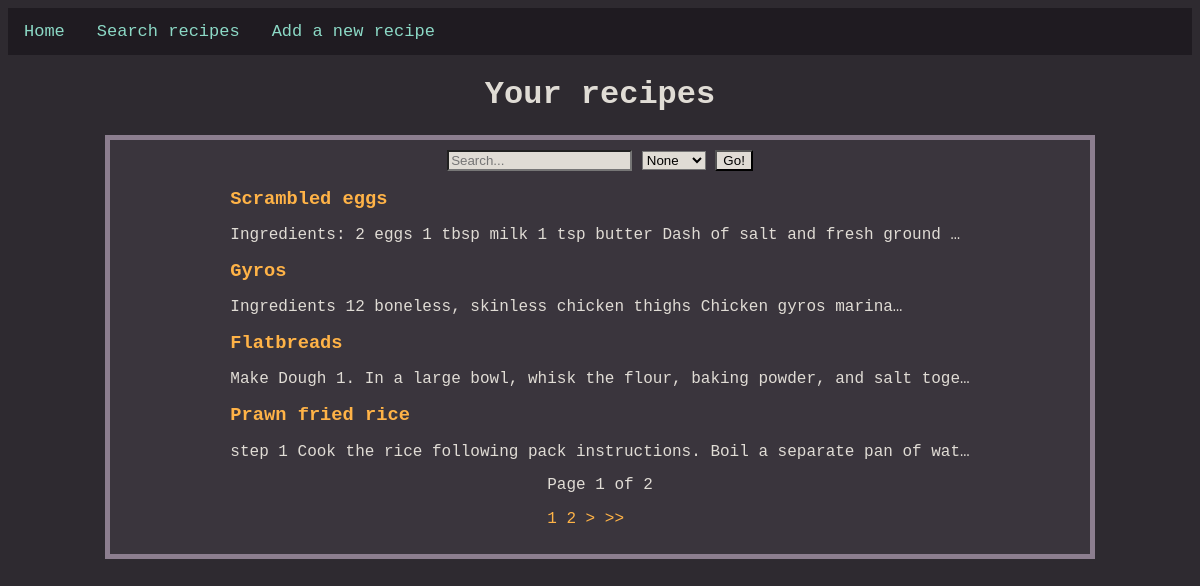
The app's page /recipes/ with its own data.
### recipesMain/models.py (models this page shows, shortened)
class recipe(models.Model):
    recipeId = models.BigAutoField(primary_key = True)
    title = models.CharField(max_length = 50)
    ingredients = models.TextField()
    body = models.TextField()
    tag = models.ManyToManyField(category, db_column = "categoryTitle")
    class Meta:
        db_table = "recipe"

### recipesMain/views.py (the view)
# urls.py: path("", views.listRecipesView, name="listRecipesView"),
def listRecipesView(request):
    categories = category.objects.all()
    q = request.GET.get("q", default="")
    tagDDM = request.GET.get("tagDDM", default="")
    recipesDisp = recipe.objects.filter((Q(title__icontains=q) |
                                        Q(body__icontains=q)) &
                                        Q(tag__categoryTitle__icontains=tagDDM))
    paginator = P(recipesDisp, 4)
    pageObj = paginator.get_page(request.GET.get('page'))
    return render(request, "recipeViews/recipeList.html", {"category": categories, "pageObj": pageObj})

### templates/recipeViews/recipeList.html (shortened to what this page needs)
{% extends "base.html" %}
{% load static %}
{% block content %}
<div class="centreTitle">
    <h1>Your recipes</h1>
</div>
<div class="centreColumn">
    <form class="searchbar" action="/recipes/" method="get">
        <input name="q" type="text" placeholder="Search..." />
        <select name="tagDDM">
            <option value="">None</option>
        </select>
        <input type="submit" value="Go!" />
    </form>
    <div>
        {% if pageObj %}
            {% for getdata in pageObj %}
            <article class="entry">
                <h3><a class="recipeLink" href="/recipes/{{ getdata.recipeId }}">{{ getdata.title }}</a></h3><p>{{ getdata.body | truncatechars:80 }}</p>
            </article>
            {% endfor %}
        {% else %}
            <p class="noResult">No results. Maybe you should write this one next!</p>
        {% endif %}
    </div>
    <div class="pagination">
        <span>
            Page {{ pageObj.number }} of {{ pageObj.paginator.num_pages }}
        </span>
        <p>
        {% for num in pageObj.paginator.page_range %}
            {% if page_obj.number == num %}
                <strong>{{ num }}</strong>
            {% else %}
                <a href="?page={{ num }}">{{ num }}</a>
            {% endif %}
        {% endfor %}
        {% if pageObj.has_next %}
            <a href="?page={{ pageObj.next_page_number }}">></a>
            <a href="?page={{ pageObj.paginator.num_pages }}">>></a>
        {% endif %}
        </p>
    </div>
</div>
{% endblock %}

### static/css/main.css (style rules this page uses)
:root { --retro-bg: #2e2a30; --retro-container-bg: #3a353d; --retro-accent: #ffb347; --retro-accent-dark: #b36b00; --retro-text: #e0dcd5; --retro-link: #8cd9c6; --retro-hover: #ffb347; --retro-border: #8c7e8f; }
.centreColumn { width: 960px; height: 100%; padding: 10px; border: 5px solid var(--retro-border); word-break: keep-all; background-color: var(--retro-container-bg); margin: auto; display: flex; flex-direction: column; align-items: center; color: var(--retro-text); }
.centreTitle { align-items: center; text-align: center; }
.entry { line-height: 1; }
.searchbar input { background-color: var(--retro-text); }
.searchbar select { background-color: var(--retro-text); }
.pagination a { color: #ffb347; text-decoration: none; }
.recipeLink { color: #ffb347; text-decoration: none; }
body { color: var(--retro-text); background-color: var(--retro-bg); font-family: 'Lucida Console', 'Courier New', monospace; height: 100%; }

### records on screen
recipe: title "Scrambled eggs", body "Ingredients: 2 eggs 1 tbsp milk 1 tsp butter Dash of salt and fresh ground …"
recipe: title "Gyros", body "Ingredients 12 boneless, skinless chicken thighs Chicken gyros marina…"
recipe: title "Flatbreads", body "Make Dough 1. In a large bowl, whisk the flour, baking powder, and salt toge…"
recipe: title "Prawn fried rice", body "step 1 Cook the rice following pack instructions. Boil a separate pan of wat…"

### other values on screen
{{ pageObj.number }} "1"
{{ pageObj.paginator.num_pages }} "2"
{{ num }} "1" "2"
